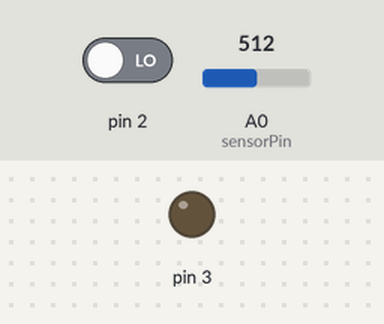
The sketch below on a simulated Arduino Uno, built with avr-gcc and run on an emulated ATmega328P. On the bench: output pins drawn as LEDs (lit = HIGH). Inputs (shaded band) come from the test bench; at power-on: pin 2 LOW, A0 (sensorPin) = 512.

Above: at 1.2 s.
1.3 s: pin 2 driven HIGH
At 2.1 s:
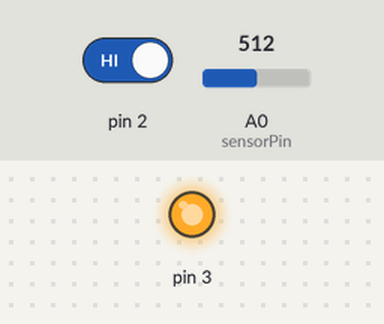
4.3 s: pin 2 driven LOW
At 4.6 s:
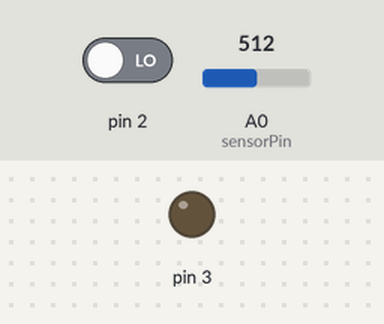
Timing chart, 0 to 7.3 s (numbered marks = the images above; inputs shaded):
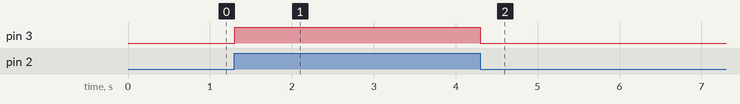

Measured:
- after the input at 1.3 s, pin 3: LOW → HIGH at once
- after the input at 4.3 s, pin 3: HIGH → LOW at once

The sketch:

PHASE_1.ino
```cpp
int sensorPin = A0;

int sensorValue = 0;
void setup() {
  pinMode(2,INPUT);
  pinMode(3,OUTPUT);
Serial.begin(9600);
}
void loop() {

sensorValue = analogRead(sensorPin);
  if(digitalRead(2)==HIGH)
  {
    if(analogRead(A0)>=100)
    {
      digitalWrite(3,HIGH);
      delay(1000);
      digitalWrite(3,LOW);
    }
    else
    {
      digitalWrite(3,HIGH);
      delay(2000);
      digitalWrite(3,LOW);
    }
  }
}
```
